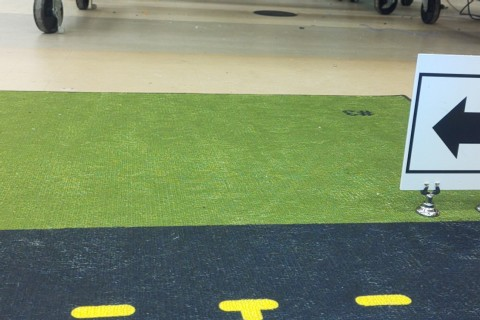
#> input picture code/data/grass_0.jpg, 480 x 320 px
$ python hsv_tuner.py
#> lines starting #> are read from the running program, lines starting #| are printed output that depends on the picture; after the words box and inside, x2 and y2 are one past the last pixel; in counts of white or black regions, pixels touching at a corner belong together
import cv2
import numpy as np


def nothing(x):
    pass

def hsv_tuner_image(image_path):
#> called with image_path = '../data/grass_0.jpg'
    cv2.namedWindow("HSV Tuner")

    # Create trackbars for HSV range
    cv2.createTrackbar("H Min", "HSV Tuner", 20, 179, nothing)
    cv2.createTrackbar("H Max", "HSV Tuner", 35, 179, nothing)
    cv2.createTrackbar("S Min", "HSV Tuner", 100, 255, nothing)
    cv2.createTrackbar("S Max", "HSV Tuner", 255, 255, nothing)
    cv2.createTrackbar("V Min", "HSV Tuner", 100, 255, nothing)
    cv2.createTrackbar("V Max", "HSV Tuner", 255, 255, nothing)

    frame = cv2.imread(image_path)
#> frame is the input picture: shape (320, 480, 3); mean B, G, R 105.8, 138.8, 122.2
    if frame is None:
        print(f"Error: Could not read image {image_path}")
        return

    frame = cv2.resize(frame, (640, 480))
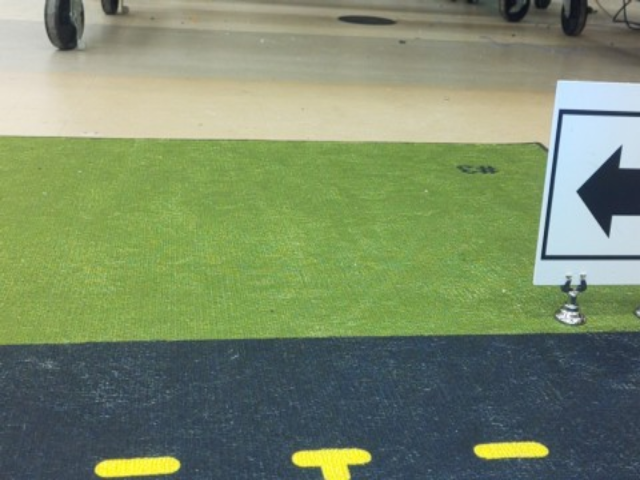
#> frame: shape (480, 640, 3); mean B, G, R 105.7, 138.7, 122.1

    while True:
        hsv = cv2.cvtColor(frame, cv2.COLOR_BGR2HSV)
#> hsv: shape (480, 640, 3); mean H, S, V 59.1, 86.3, 144.1

        # Get current positions of all trackbars
        h_min = cv2.getTrackbarPos("H Min", "HSV Tuner")
        h_max = cv2.getTrackbarPos("H Max", "HSV Tuner")
        s_min = cv2.getTrackbarPos("S Min", "HSV Tuner")
        s_max = cv2.getTrackbarPos("S Max", "HSV Tuner")
        v_min = cv2.getTrackbarPos("V Min", "HSV Tuner")
        v_max = cv2.getTrackbarPos("V Max", "HSV Tuner")

        # Mask with current HSV range
        lower = np.array([h_min, s_min, v_min])
        upper = np.array([h_max, s_max, v_max])
        mask = cv2.inRange(hsv, lower, upper)
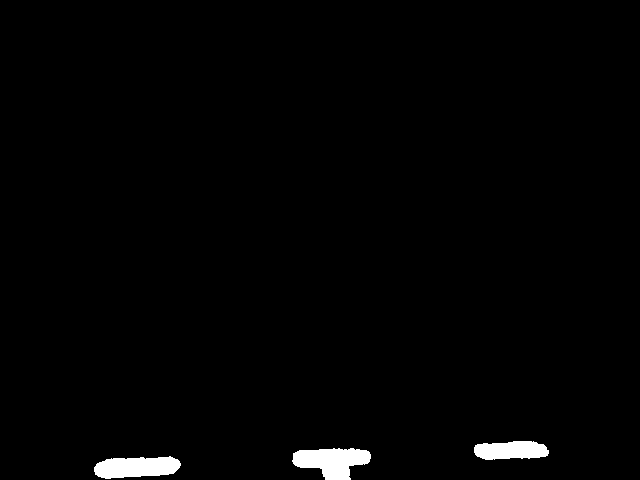
#> mask: shape (480, 640); 1.4% white; 3 white regions, box (x1, y1, x2, y2) and area: (292, 448, 371, 480) 1668, (94, 456, 181, 479) 1513, (474, 441, 549, 460) 1141
        result = cv2.bitwise_and(frame, frame, mask=mask)

        # Stack images for display
        stacked = np.hstack((frame, cv2.cvtColor(mask, cv2.COLOR_GRAY2BGR), result))
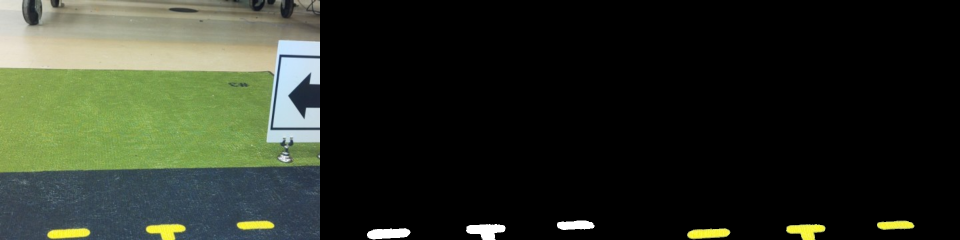
#> stacked: shape (480, 1920, 3) (shown at 1/2 size); mean B, G, R 36.8, 48.5, 43
        cv2.imshow("HSV Tuner", stacked)

        key = cv2.waitKey(1) & 0xFF
#> (key q is pressed here)
        if key == ord("q"):  # Quit tuning
            break
        elif key == ord("p"):  # Print current HSV range
            print(f"Lower HSV: {lower.tolist()}")
            print(f"Upper HSV: {upper.tolist()}")

    cv2.destroyAllWindows()

# [48 lines left out: function hsv_tuner, not called in this run]


if __name__ == "__main__":
    # hsv_tuner()
    hsv_tuner_image("../data/grass_0.jpg")
